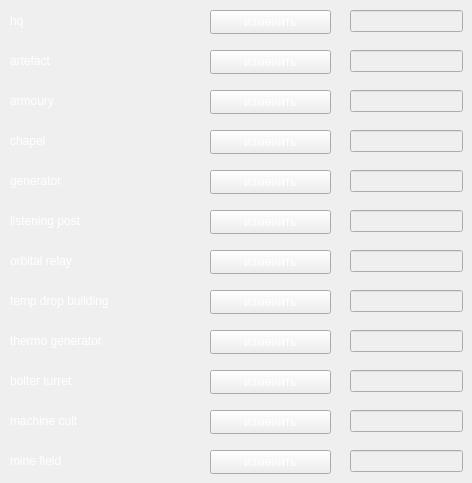
      <widget class="QWidget" name="SM_page_build">
       <widget class="QLabel" name="guard_thermo_generator_55">
        <property name="geometry">
         <rect>
          <x>10</x>
          <y>10</y>
          <width>181</width>
          <height>21</height>
         </rect>
        </property>
        <property name="styleSheet">
         <string notr="true">color:#fff</string>
        </property>
        <property name="text">
         <string>hq</string>
        </property>
       </widget>
       <widget class="QLineEdit" name="line_marine_hq">
        <property name="enabled">
         <bool>false</bool>
        </property>
        <property name="geometry">
         <rect>
          <x>350</x>
          <y>10</y>
          <width>113</width>
          <height>22</height>
         </rect>
        </property>
        <property name="font">
         <font>
          <pointsize>12</pointsize>
         </font>
        </property>
        <property name="styleSheet">
         <string notr="true">color:#fff</string>
        </property>
        <property name="alignment">
         <set>Qt::AlignCenter</set>
        </property>
       </widget>
       <widget class="QPushButton" name="pushChange_91">
        <property name="geometry">
         <rect>
          <x>210</x>
          <y>10</y>
          <width>121</width>
          <height>24</height>
         </rect>
        </property>
        <property name="styleSheet">
         <string notr="true">color:#fff</string>
        </property>
        <property name="text">
         <string>изменить</string>
        </property>
       </widget>
       <widget class="QLineEdit" name="line_marine_artefact">
        <property name="enabled">
         <bool>false</bool>
        </property>
        <property name="geometry">
         <rect>
          <x>350</x>
          <y>50</y>
          <width>113</width>
          <height>22</height>
         </rect>
        </property>
        <property name="font">
         <font>
          <pointsize>12</pointsize>
         </font>
        </property>
        <property name="styleSheet">
         <string notr="true">color:#fff</string>
        </property>
        <property name="alignment">
         <set>Qt::AlignCenter</set>
        </property>
       </widget>
       <widget class="QPushButton" name="pushChange_92">
        <property name="geometry">
         <rect>
          <x>210</x>
          <y>50</y>
          <width>121</width>
          <height>24</height>
         </rect>
        </property>
        <property name="styleSheet">
         <string notr="true">color:#fff</string>
        </property>
        <property name="text">
         <string>изменить</string>
        </property>
       </widget>
       <widget class="QLabel" name="guard_thermo_generator_56">
        <property name="geometry">
         <rect>
          <x>10</x>
          <y>50</y>
          <width>181</width>
          <height>21</height>
         </rect>
        </property>
        <property name="styleSheet">
         <string notr="true">color:#fff</string>
        </property>
        <property name="text">
         <string>artefact</string>
        </property>
       </widget>
       <widget class="QLineEdit" name="line_marine_armoury">
        <property name="enabled">
         <bool>false</bool>
        </property>
        <property name="geometry">
         <rect>
          <x>350</x>
          <y>90</y>
          <width>113</width>
          <height>22</height>
         </rect>
        </property>
        <property name="font">
         <font>
          <pointsize>12</pointsize>
         </font>
        </property>
        <property name="styleSheet">
         <string notr="true">color:#fff</string>
        </property>
        <property name="alignment">
         <set>Qt::AlignCenter</set>
        </property>
       </widget>
       <widget class="QPushButton" name="pushChange_93">
        <property name="geometry">
         <rect>
          <x>210</x>
          <y>90</y>
          <width>121</width>
          <height>24</height>
         </rect>
        </property>
        <property name="styleSheet">
         <string notr="true">color:#fff</string>
        </property>
        <property name="text">
         <string>изменить</string>
        </property>
       </widget>
       <widget class="QLabel" name="guard_thermo_generator_57">
        <property name="geometry">
         <rect>
          <x>10</x>
          <y>90</y>
          <width>181</width>
          <height>21</height>
         </rect>
        </property>
        <property name="styleSheet">
         <string notr="true">color:#fff</string>
        </property>
        <property name="text">
         <string>armoury</string>
        </property>
       </widget>
       <widget class="QLineEdit" name="line_marine_chapel">
        <property name="enabled">
         <bool>false</bool>
        </property>
        <property name="geometry">
         <rect>
          <x>350</x>
          <y>130</y>
          <width>113</width>
          <height>22</height>
         </rect>
        </property>
        <property name="font">
         <font>
          <pointsize>12</pointsize>
         </font>
        </property>
        <property name="styleSheet">
         <string notr="true">color:#fff</string>
        </property>
        <property name="alignment">
         <set>Qt::AlignCenter</set>
        </property>
       </widget>
       <widget class="QPushButton" name="pushChange_94">
        <property name="geometry">
         <rect>
          <x>210</x>
          <y>130</y>
          <width>121</width>
          <height>24</height>
         </rect>
        </property>
        <property name="styleSheet">
         <string notr="true">color:#fff</string>
        </property>
        <property name="text">
         <string>изменить</string>
        </property>
       </widget>
       <widget class="QLabel" name="guard_thermo_generator_58">
        <property name="geometry">
         <rect>
          <x>10</x>
          <y>130</y>
          <width>181</width>
          <height>21</height>
         </rect>
        </property>
        <property name="styleSheet">
         <string notr="true">color:#fff</string>
        </property>
        <property name="text">
         <string>chapel</string>
        </property>
       </widget>
       <widget class="QLineEdit" name="line_marine_generator">
        <property name="enabled">
         <bool>false</bool>
        </property>
        <property name="geometry">
         <rect>
          <x>350</x>
          <y>170</y>
          <width>113</width>
          <height>22</height>
         </rect>
        </property>
        <property name="font">
         <font>
          <pointsize>12</pointsize>
         </font>
        </property>
        <property name="styleSheet">
         <string notr="true">color:#fff</string>
        </property>
        <property name="alignment">
         <set>Qt::AlignCenter</set>
        </property>
       </widget>
       <widget class="QPushButton" name="pushChange_95">
        <property name="geometry">
         <rect>
          <x>210</x>
          <y>170</y>
          <width>121</width>
          <height>24</height>
         </rect>
        </property>
        <property name="styleSheet">
         <string notr="true">color:#fff</string>
        </property>
        <property name="text">
         <string>изменить</string>
        </property>
       </widget>
       <widget class="QLabel" name="guard_thermo_generator_59">
        <property name="geometry">
         <rect>
          <x>10</x>
          <y>170</y>
          <width>181</width>
          <height>21</height>
         </rect>
        </property>
        <property name="styleSheet">
         <string notr="true">color:#fff</string>
        </property>
        <property name="text">
         <string>generator</string>
        </property>
       </widget>
       <widget class="QLineEdit" name="line_marine_listening_post">
        <property name="enabled">
         <bool>false</bool>
        </property>
        <property name="geometry">
         <rect>
          <x>350</x>
          <y>210</y>
          <width>113</width>
          <height>22</height>
         </rect>
        </property>
        <property name="font">
         <font>
          <pointsize>12</pointsize>
         </font>
        </property>
        <property name="styleSheet">
         <string notr="true">color:#fff</string>
        </property>
        <property name="alignment">
         <set>Qt::AlignCenter</set>
        </property>
       </widget>
       <widget class="QPushButton" name="pushChange_96">
        <property name="geometry">
         <rect>
          <x>210</x>
          <y>210</y>
          <width>121</width>
          <height>24</height>
         </rect>
        </property>
        <property name="styleSheet">
         <string notr="true">color:#fff</string>
        </property>
        <property name="text">
         <string>изменить</string>
        </property>
       </widget>
       <widget class="QLabel" name="guard_thermo_generator_60">
        <property name="geometry">
         <rect>
          <x>10</x>
          <y>210</y>
          <width>181</width>
          <height>21</height>
         </rect>
        </property>
        <property name="styleSheet">
         <string notr="true">color:#fff</string>
        </property>
        <property name="text">
         <string>listening post</string>
        </property>
       </widget>
       <widget class="QLineEdit" name="line_marine_orbital_relay">
        <property name="enabled">
         <bool>false</bool>
        </property>
        <property name="geometry">
         <rect>
          <x>350</x>
          <y>250</y>
          <width>113</width>
          <height>22</height>
         </rect>
        </property>
        <property name="font">
         <font>
          <pointsize>12</pointsize>
         </font>
        </property>
        <property name="styleSheet">
         <string notr="true">color:#fff</string>
        </property>
        <property name="alignment">
         <set>Qt::AlignCenter</set>
        </property>
       </widget>
       <widget class="QPushButton" name="pushChange_97">
        <property name="geometry">
         <rect>
          <x>210</x>
          <y>250</y>
          <width>121</width>
          <height>24</height>
         </rect>
        </property>
        <property name="styleSheet">
         <string notr="true">color:#fff</string>
        </property>
        <property name="text">
         <string>изменить</string>
        </property>
       </widget>
       <widget class="QLabel" name="guard_thermo_generator_61">
        <property name="geometry">
         <rect>
          <x>10</x>
          <y>250</y>
          <width>181</width>
          <height>21</height>
         </rect>
        </property>
        <property name="styleSheet">
         <string notr="true">color:#fff</string>
        </property>
        <property name="text">
         <string>orbital relay</string>
        </property>
       </widget>
       <widget class="QLineEdit" name="line_marine_temp_drop_building">
        <property name="enabled">
         <bool>false</bool>
        </property>
        <property name="geometry">
         <rect>
          <x>350</x>
          <y>290</y>
          <width>113</width>
          <height>22</height>
         </rect>
        </property>
        <property name="font">
         <font>
          <pointsize>12</pointsize>
         </font>
        </property>
        <property name="styleSheet">
         <string notr="true">color:#fff</string>
        </property>
        <property name="alignment">
         <set>Qt::AlignCenter</set>
        </property>
       </widget>
       <widget class="QPushButton" name="pushChange_98">
        <property name="geometry">
         <rect>
          <x>210</x>
          <y>290</y>
          <width>121</width>
          <height>24</height>
         </rect>
        </property>
        <property name="styleSheet">
         <string notr="true">color:#fff</string>
        </property>
        <property name="text">
         <string>изменить</string>
        </property>
       </widget>
       <widget class="QLabel" name="guard_thermo_generator_62">
        <property name="geometry">
         <rect>
          <x>10</x>
          <y>290</y>
          <width>181</width>
          <height>21</height>
         </rect>
        </property>
        <property name="styleSheet">
         <string notr="true">color:#fff</string>
        </property>
        <property name="text">
         <string>temp drop building</string>
        </property>
       </widget>
       <widget class="QLineEdit" name="line_marine_thermo_generator">
        <property name="enabled">
         <bool>false</bool>
        </property>
        <property name="geometry">
         <rect>
          <x>350</x>
          <y>330</y>
          <width>113</width>
          <height>22</height>
         </rect>
        </property>
        <property name="font">
         <font>
          <pointsize>12</pointsize>
         </font>
        </property>
        <property name="styleSheet">
         <string notr="true">color:#fff</string>
        </property>
        <property name="alignment">
         <set>Qt::AlignCenter</set>
        </property>
       </widget>
       <widget class="QPushButton" name="pushChange_99">
        <property name="geometry">
         <rect>
          <x>210</x>
          <y>330</y>
          <width>121</width>
          <height>24</height>
         </rect>
        </property>
        <property name="styleSheet">
         <string notr="true">color:#fff</string>
        </property>
        <property name="text">
         <string>изменить</string>
        </property>
       </widget>
       <widget class="QLabel" name="guard_thermo_generator_63">
        <property name="geometry">
         <rect>
          <x>10</x>
          <y>330</y>
          <width>181</width>
          <height>21</height>
         </rect>
        </property>
        <property name="styleSheet">
         <string notr="true">color:#fff</string>
        </property>
        <property name="text">
         <string>thermo generator</string>
        </property>
       </widget>
       <widget class="QLineEdit" name="line_marine_bolter_turret">
        <property name="enabled">
         <bool>false</bool>
        </property>
        <property name="geometry">
         <rect>
          <x>350</x>
          <y>370</y>
          <width>113</width>
          <height>22</height>
         </rect>
        </property>
        <property name="font">
         <font>
          <pointsize>12</pointsize>
         </font>
        </property>
        <property name="styleSheet">
         <string notr="true">color:#fff</string>
        </property>
        <property name="alignment">
         <set>Qt::AlignCenter</set>
        </property>
       </widget>
       <widget class="QPushButton" name="pushChange_100">
        <property name="geometry">
         <rect>
          <x>210</x>
          <y>370</y>
          <width>121</width>
          <height>24</height>
         </rect>
        </property>
        <property name="styleSheet">
         <string notr="true">color:#fff</string>
        </property>
        <property name="text">
         <string>изменить</string>
        </property>
       </widget>
       <widget class="QLabel" name="guard_thermo_generator_64">
        <property name="geometry">
         <rect>
          <x>10</x>
          <y>370</y>
          <width>181</width>
          <height>21</height>
         </rect>
        </property>
        <property name="styleSheet">
         <string notr="true">color:#fff</string>
        </property>
        <property name="text">
         <string>bolter turret</string>
        </property>
       </widget>
       <widget class="QLineEdit" name="line_marine_machine_cult">
        <property name="enabled">
         <bool>false</bool>
        </property>
        <property name="geometry">
         <rect>
          <x>350</x>
          <y>410</y>
          <width>113</width>
          <height>22</height>
         </rect>
        </property>
        <property name="font">
         <font>
          <pointsize>12</pointsize>
         </font>
        </property>
        <property name="styleSheet">
         <string notr="true">color:#fff</string>
        </property>
        <property name="alignment">
         <set>Qt::AlignCenter</set>
        </property>
       </widget>
       <widget class="QPushButton" name="pushChange_101">
        <property name="geometry">
         <rect>
          <x>210</x>
          <y>410</y>
          <width>121</width>
          <height>24</height>
         </rect>
        </property>
        <property name="styleSheet">
         <string notr="true">color:#fff</string>
        </property>
        <property name="text">
         <string>изменить</string>
        </property>
       </widget>
       <widget class="QLabel" name="guard_thermo_generator_65">
        <property name="geometry">
         <rect>
          <x>10</x>
          <y>410</y>
          <width>181</width>
          <height>21</height>
         </rect>
        </property>
        <property name="styleSheet">
         <string notr="true">color:#fff</string>
        </property>
        <property name="text">
         <string>machine cult</string>
        </property>
       </widget>
       <widget class="QLineEdit" name="line_marine_mine_field">
        <property name="enabled">
         <bool>false</bool>
        </property>
        <property name="geometry">
         <rect>
          <x>350</x>
          <y>450</y>
          <width>113</width>
          <height>22</height>
         </rect>
        </property>
        <property name="font">
         <font>
          <pointsize>12</pointsize>
         </font>
        </property>
        <property name="styleSheet">
         <string notr="true">color:#fff</string>
        </property>
        <property name="alignment">
         <set>Qt::AlignCenter</set>
        </property>
       </widget>
       <widget class="QPushButton" name="pushChange_102">
        <property name="geometry">
         <rect>
          <x>210</x>
          <y>450</y>
          <width>121</width>
          <height>24</height>
         </rect>
        </property>
        <property name="styleSheet">
         <string notr="true">color:#fff</string>
        </property>
        <property name="text">
         <string>изменить</string>
        </property>
       </widget>
       <widget class="QLabel" name="guard_thermo_generator_66">
        <property name="geometry">
         <rect>
          <x>10</x>
          <y>450</y>
          <width>181</width>
          <height>21</height>
         </rect>
        </property>
        <property name="styleSheet">
         <string notr="true">color:#fff</string>
        </property>
        <property name="text">
         <string>mine field</string>
        </property>
       </widget>
      </widget>
